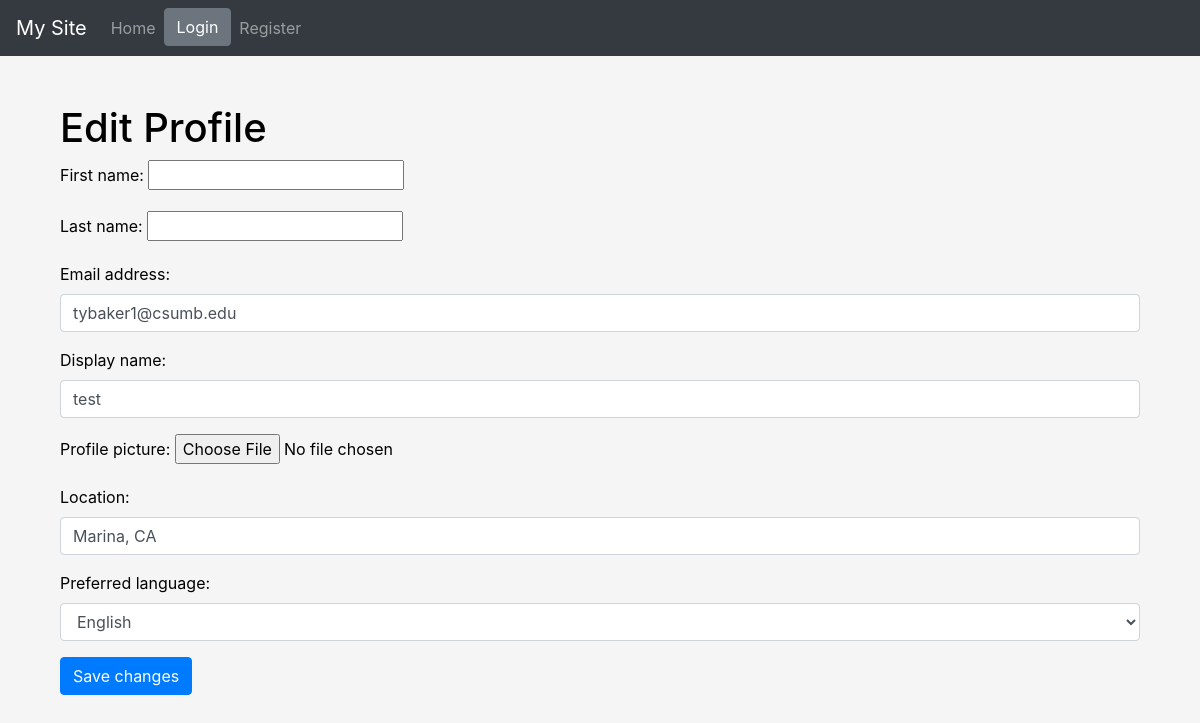
The app's page /user/edit_profile/ (signed in), older data.
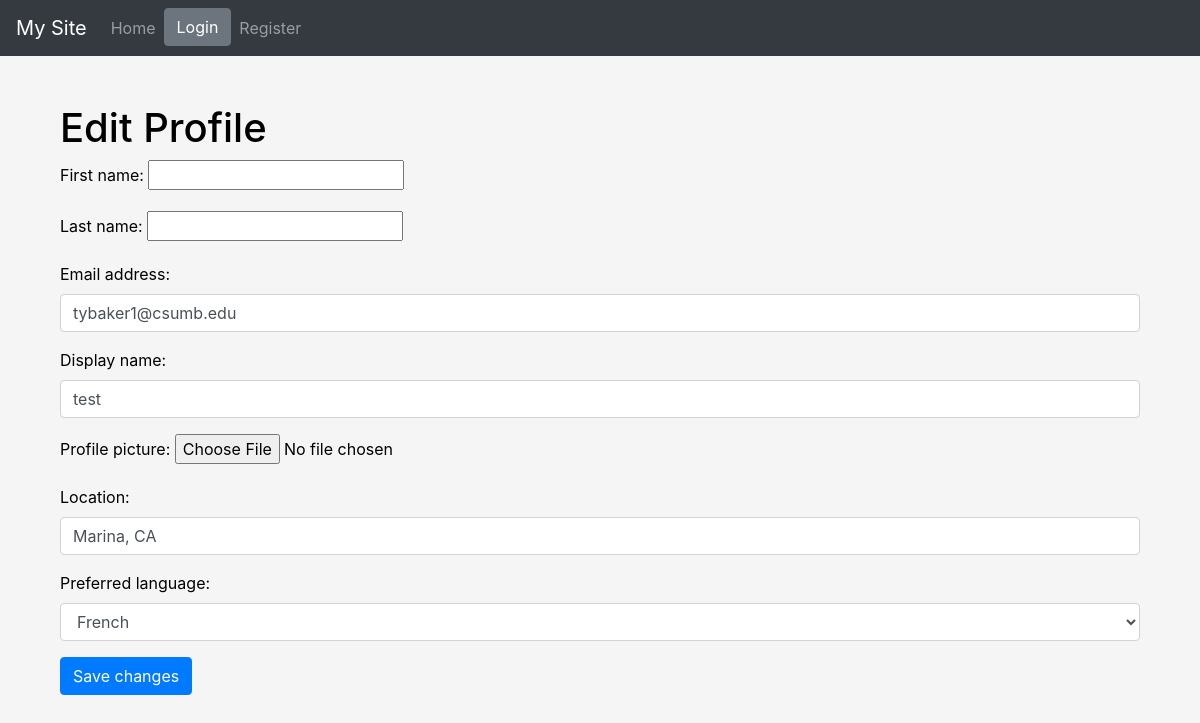
The same page, newer data.
### UserManagement/models.py (models this page shows)
class CustomUser(AbstractUser):
    display_name = models.CharField(max_length=255, blank=True)
    profile_picture = models.ImageField(upload_to='profile_pics/', null=True, blank=True)
    location = models.CharField(max_length=255, null=True, blank=True)
    preferred_language = models.CharField(max_length=50, default='English')

### UserManagement/views.py (the view)
# urls.py: path('edit_profile/', views.edit_profile, name='edit_profile'),
@login_required
def edit_profile(request):
    if request.method == 'POST':
        form = EditProfileForm(request.POST, request.FILES, instance=request.user)
        if form.is_valid():
            form.save()
            return redirect('UserManagement:profile')  # Redirect to the profile view
    else:
        form = EditProfileForm(instance=request.user)
    return render(request, 'edit_profile.html', {'form': form})

### UserManagement/forms.py
class EditProfileForm(forms.ModelForm):
    class Meta:
        model = CustomUser
        fields = ['first_name', 'last_name', 'email', 'display_name', 'profile_picture', 'location', 'preferred_language']
        widgets = {
            'email': forms.EmailInput(attrs={'class': 'form-control'}),
            'display_name': forms.TextInput(attrs={'class': 'form-control'}),
            'location': forms.TextInput(attrs={'class': 'form-control'}),
            'preferred_language': forms.Select(choices=[
                ('en', 'English'),
                ('es', 'Spanish'),
                ('fr', 'French'),
                ('zh', 'Chinese (Mandarin)')
            ], attrs={'class': 'form-control'}),
        }

### UserManagement/templates/edit_profile.html (shortened to what this page needs)
{% extends 'base.html' %}
{% block content %}
<div class="container mt-5">
    <h1>Edit Profile</h1>
    <form method="post" enctype="multipart/form-data">
        {{ form.as_p }}
        <button type="submit" class="btn btn-primary">Save changes</button>
    </form>
</div>
{% endblock %}

### templates/base.html (shortened to what this page needs)
<!DOCTYPE html>
<html lang="en">
<head>
    <link rel="stylesheet" href="https://stackpath.bootstrapcdn.com/bootstrap/4.3.1/css/bootstrap.min.css">
    {% load static %}
    <link rel="stylesheet" type="text/css" href="{% static 'css/styles.css'  %}">
</head>
<body>
    <header>
        <nav class="navbar navbar-expand-lg navbar-dark bg-dark">
            <a class="navbar-brand" href="{% url 'UserManagement:home' %}">My Site</a>
            <div class="collapse navbar-collapse" id="navbarNav">
                <ul class="navbar-nav mr-auto">
                    <li class="nav-item"><a class="nav-link" href="{% url 'UserManagement:home' %}">Home</a></li>
                    <li class="nav-item"><a class="btn btn-secondary" href="{% url 'UserManagement:login' %}">Login</a></li>
                    <li class="nav-item"><a class="nav-link" href="{% url 'UserManagement:register' %}">Register</a></li>
                </ul>
            </div>
        </nav>
    </header>
    <main class="container mt-4">
        {% block content %}{% endblock %}
    </main>
</body>
</html>

### static/css/styles.css (style rules this page uses)
body { background-color: #f5f5f5; color: #000; }

Row changes from the older to the newer data that the page shows:
changed CustomUser "tybaker1@csumb.edu": preferred_language "English" → "French"
